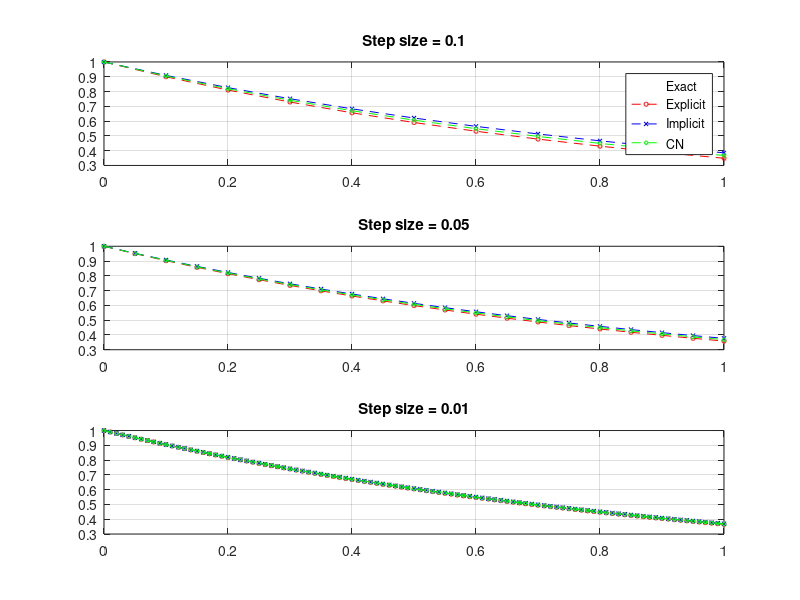

Reproduce this figure in MATLAB.
t_start = 0; t_end = 1; T_init = 1;
steps = [0.1, 0.05, 0.01];

fprintf('dt      | Exp Euler  | Imp Euler  | Crank-Nic\n');
fprintf('-------------------------------------------\n');

figure('Name', 'ODE Numerical Comparison');

for k = 1:length(steps)
    h = steps(k);
    time = t_start:h:t_end;
    n_pts = length(time);

    exact = exp(-time);


    T_exp = zeros(1, n_pts); T_imp = zeros(1, n_pts); T_cn = zeros(1, n_pts);
    T_exp(1) = T_init; T_imp(1) = T_init; T_cn(1) = T_init;


    for n = 1:n_pts-1
        T_exp(n+1) = T_exp(n) * (1 - h);
        T_imp(n+1) = T_imp(n) / (1 + h);
        T_cn(n+1)  = T_cn(n) * (1 - h/2) / (1 + h/2);
    end


    err_exp = sqrt(mean((T_exp - exact).^2));
    err_imp = sqrt(mean((T_imp - exact).^2));
    err_cn  = sqrt(mean((T_cn - exact).^2));

    fprintf('%.2f    | %.6f   | %.6f   | %.6f\n', h, err_exp, err_imp, err_cn);


    subplot(3, 1, k);
    plot(time, exact, 'w', 'LineWidth', 1.0); hold on;
    plot(time, T_exp, 'r--o', 'MarkerSize', 3);
    plot(time, T_imp, 'b--x', 'MarkerSize', 3);
    plot(time, T_cn, 'g--d', 'MarkerSize', 3);
    grid on;
    title(['Step size = ', num2str(h)]);
    if k == 1, legend('Exact', 'Explicit', 'Implicit', 'CN'); end
end